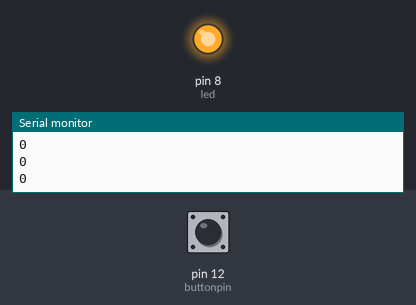
The sketch below on a simulated Arduino Uno, built with avr-gcc and run on an emulated ATmega328P. On the bench: output pins drawn as LEDs (lit = HIGH), the last lines printed to the serial monitor. The test bench sets the inputs (shaded band); at power-on: pin 12 (buttonpin) LOW.

Above: at 1.2 s.
1.3 s: pin 12 (buttonpin) pulled HIGH for 0.15 s
At 1.5 s:
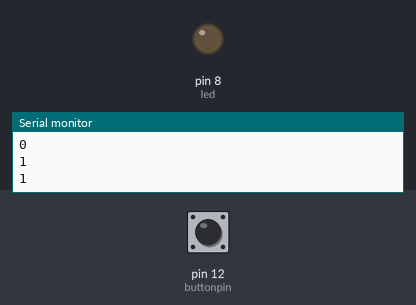
3.1 s: pin 12 (buttonpin) pulled HIGH for 3.2 s
At 7.3 s:
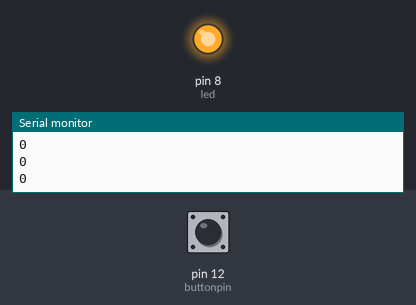
Timing chart, 0 to 8.8 s (numbered marks = the images above; inputs shaded):
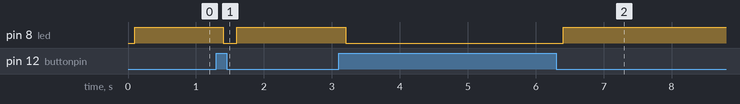

Measured:
- after the input at 1.3 s, pin 8 (led): HIGH → LOW after 0.10 s, → HIGH 0.20 s later
- after the input at 3.1 s, pin 8 (led): HIGH → LOW after 0.10 s, → HIGH 3.2 s later

The sketch:

using_pushbuttons.ino
```cpp
int led=8;
int buttonpin=12;
int buttonread;
int dt=100;
void setup() {
  // put your setup code here, to run once:
pinMode(led,OUTPUT);
pinMode(buttonpin,INPUT);
Serial.begin(9600);
}

void loop() {
  // put your main code here, to run repeatedly:
buttonread=digitalRead(buttonpin);
Serial.println(buttonread);
delay(dt);
if(buttonread==1){
  digitalWrite(led,LOW);
}
else{
digitalWrite(led,HIGH);
}

}
```
